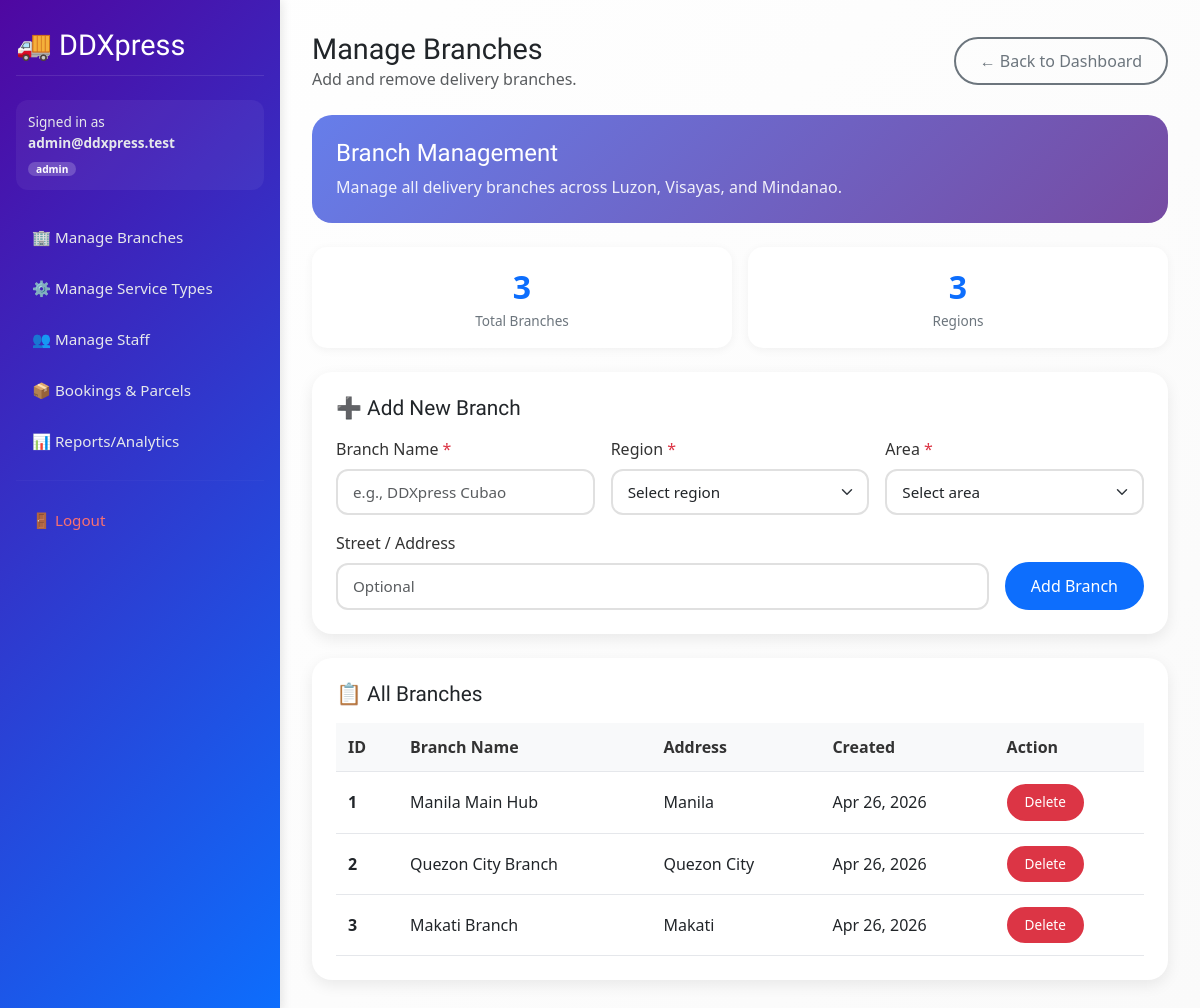
Screenshot of /admin/branches.php (signed in) with the database file from the repository.
### tables this page shows
CREATE TABLE branch (
  id INT AUTO_INCREMENT PRIMARY KEY,
  name VARCHAR(120) NOT NULL,
  address VARCHAR(255) NULL,
  created_at DATETIME NOT NULL DEFAULT CURRENT_TIMESTAMP
);

### includes/util.php (called while the page is built, shortened)
<?php
function h(?string $s): string
{
    return htmlspecialchars($s ?? "", ENT_QUOTES, "UTF-8");
}

### admin/branches.php (the view, shortened to what this page needs)
<?php
require_once("../config/db.php");
require_once("../includes/util.php");
$inputAddress = "";
$regionAreas = [
    "Luzon" => ["NCR", "North Luzon", "South Luzon", "Bicol"],
    "Visayas" => ["Western Visayas", "Central Visayas", "Eastern Visayas"],
    "Mindanao" => ["Northern Mindanao", "Davao Region", "SOCCSKSARGEN", "Zamboanga Peninsula"]
];
$stmt = $conn->prepare("SELECT id, name, address, created_at FROM branch ORDER BY id ASC");
$stmt->execute();
$res = $stmt->get_result();
$rows = $res ? $res->fetch_all(MYSQLI_ASSOC) : [];
?>
<div class="branches-header">
    <div>
        <h1 style="font-family: 'ADLaM Display', serif; font-size: 1.8rem; margin: 0;">Manage Branches</h1>
        <p class="text-muted mb-0">Add and remove delivery branches.</p>
    </div>
    <a class="btn-back" href="/DDXpress/admin/dashboard.php">← Back to Dashboard</a>
</div>
<div class="welcome-card">
    <h2>Branch Management</h2>
    <p>Manage all delivery branches across Luzon, Visayas, and Mindanao.</p>
</div>
<div class="stats-grid">
    <div class="stat-box">
        <div class="stat-number"><?= count($rows) ?></div>
        <div class="stat-label">Total Branches</div>
    </div>
    <div class="stat-box">
        <div class="stat-number"><?= count($regionAreas) ?></div>
        <div class="stat-label">Regions</div>
    </div>
</div>
<div class="form-card">
    <h3>➕ Add New Branch</h3>
    <form method="post">
        <div class="row-flex">
            <div class="flex-grow">
                <label class="form-label">Branch Name <span class="required-star">*</span></label>
                <input class="form-control" type="text" name="name" placeholder="e.g., DDXpress Cubao" required>
            </div>
            <div class="flex-grow">
                <label class="form-label">Region <span class="required-star">*</span></label>
                <select class="form-select" name="region" id="region-select" required>
                    <option value="">Select region</option>
                </select>
            </div>
            <div class="flex-grow">
                <label class="form-label">Area <span class="required-star">*</span></label>
                <select class="form-select" name="area" id="area-select" required>
                    <option value="">Select area</option>
                </select>
            </div>
            <div class="flex-grow">
                <label class="form-label">Street / Address</label>
                <input class="form-control" type="text" name="address" placeholder="Optional" value="<?= h($inputAddress) ?>">
            </div>
            <div>
                <button class="btn-pill" type="submit" style="margin-top: 28px;">Add Branch</button>
            </div>
        </div>
    </form>
</div>
<div class="branches-card">
    <h3>📋 All Branches</h3>
    <?php if (empty($rows)): ?>
        <div class="text-muted text-center py-4">
            <p>No branches found. Add your first branch using the form above.</p>
        </div>
    <?php else: ?>
        <div class="table-responsive">
            <table class="branches-table">
                <thead>
                    <tr>
                        <th>ID</th>
                        <th>Branch Name</th>
                        <th>Address</th>
                        <th>Created</th>
                        <th>Action</th>
                    </tr>
                </thead>
                <tbody>
                    <?php foreach ($rows as $r): ?>
                        <tr>
                            <td><strong><?= (int)$r["id"] ?></strong></td>
                            <td><?= h($r["name"]) ?></td>
                            <td><?= h($r["address"]) ?></td>
                            <td><?= date('M d, Y', strtotime($r["created_at"])) ?></td>
                            <td>
                                <form method="post" onsubmit="return confirm('Are you sure you want to delete this branch? This action cannot be undone.');">
                                    <button class="btn-danger" type="submit">Delete</button>
                                </form>
                            </td>
                        </tr>
                    <?php endforeach; ?>
                </tbody>
            </table>
        </div>
    <?php endif; ?>
</div>
<?php
include("../layout/layout.php");
?>

### layout/layout.php (style rules this page uses)
* { margin: 0; padding: 0; box-sizing: border-box; }
body { background: linear-gradient(135deg, #ffffff 0%, #fafafa 100%); min-height: 100vh; font-family: 'Segoe UI', Tahoma, Geneva, Verdana, sans-serif; }
h1, h2, h3, h4, h5, h6 { font-family: 'ADLaM Display', serif; }

### admin/branches.php (style rules this page uses)
.branches-header { display: flex; justify-content: space-between; align-items: center; margin-bottom: 1.5rem; }
.welcome-card { background: linear-gradient(135deg, #667eea, #764ba2); border-radius: 20px; padding: 1.5rem; color: white; margin-bottom: 1.5rem; }
.welcome-card h2 { font-family: 'ADLaM Display', serif; margin: 0; font-size: 1.5rem; }
.welcome-card p { margin: 0.5rem 0 0; opacity: 0.9; }
.stats-grid { display: grid; grid-template-columns: repeat(auto-fit, minmax(200px, 1fr)); gap: 1rem; margin-bottom: 1.5rem; }
.stat-box { background: white; border-radius: 15px; padding: 1rem; text-align: center; box-shadow: 0 2px 10px rgba(0, 0, 0, 0.05); }
.stat-number { font-size: 2rem; font-weight: 700; color: #0d6efd; }
.stat-label { color: #6c757d; font-size: 0.85rem; }
.form-card { background: white; border-radius: 20px; padding: 1.5rem; box-shadow: 0 5px 15px rgba(0, 0, 0, 0.08); margin-bottom: 1.5rem; }
.form-card h3 { font-family: 'ADLaM Display', serif; font-size: 1.3rem; margin-bottom: 1rem; }
.branches-card { background: white; border-radius: 20px; padding: 1.5rem; box-shadow: 0 5px 15px rgba(0, 0, 0, 0.08); }
.branches-card h3 { font-family: 'ADLaM Display', serif; font-size: 1.3rem; margin-bottom: 1rem; }
.form-label { font-weight: 500; margin-bottom: 0.5rem; display: block; color: #333; }
.form-control, .form-select { width: 100%; padding: 10px 15px; border: 2px solid #e0e0e0; border-radius: 12px; font-size: 0.95rem; transition: all 0.3s; }
.required-star { color: #dc3545; }
.btn-pill { padding: 10px 24px; border-radius: 30px; text-decoration: none; font-weight: 500; transition: all 0.3s; border: 2px solid #0d6efd; display: inline-block; background: #0d6efd; color: white; cursor: pointer; }
.btn-danger { padding: 6px 16px; border-radius: 30px; text-decoration: none; font-weight: 500; transition: all 0.3s; border: 2px solid #dc3545; display: inline-block; background: #dc3545; color: white; font-size: 0.85rem; cursor: pointer; }
.btn-back { padding: 10px 24px; border-radius: 30px; text-decoration: none; font-weight: 500; transition: all 0.3s; border: 2px solid #6c757d; display: inline-block; background: transparent; color: #6c757d; }
.table-responsive { overflow-x: auto; }
table { width: 100%; border-collapse: collapse; }
th, td { padding: 12px; text-align: left; border-bottom: 1px solid #e5e7eb; }
th { background: #f8f9fa; font-weight: 600; color: #333; }
.row-flex { display: flex; flex-wrap: wrap; gap: 1rem; align-items: flex-end; }
.flex-grow { flex: 1; min-width: 200px; }

### rows the page displays
branch: id "1", name "Manila Main Hub", address "Manila", created_at "Apr 26, 2026"
branch: id "2", name "Quezon City Branch", address "Quezon City", created_at "Apr 26, 2026"
branch: id "3", name "Makati Branch", address "Makati", created_at "Apr 26, 2026"

### other values shown
$email "admin@ddxpress.test"
$role "admin"
count($rows) "3"
count($regionAreas) "3"
